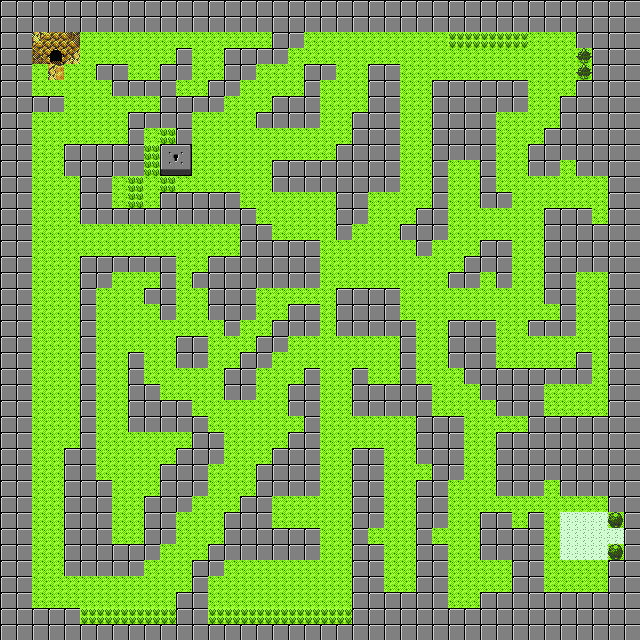

Below is a game level as drawn by its tile map, then a one-line description and the .tmx that defines it (tile-layer data replaced by summaries):
An orthogonal 40x40 tile map with 16x16 px tiles, 3 tile layers (mur, passage, arrive), 2 tilesets.

<map version="1.10" tiledversion="1.11.0" orientation="orthogonal" renderorder="right-down" width="40" height="40" tilewidth="16" tileheight="16" infinite="0" nextlayerid="11" nextobjectid="1">
 <editorsettings>
  <export target="carte..tmx" format="tmx" />
 </editorsettings>
 <tileset firstgid="1" source="default_tiles_x.tsx" />
 <tileset firstgid="65" source="tiles.tsx" />
 <layer id="7" name="mur" width="40" height="40">
  <data>[1600 cells, 815 non-empty, 6 distinct tile ids]</data>
 </layer>
 <layer id="9" name="passage" width="40" height="40">
  <data>[1600 cells, 775 non-empty, 11 distinct tile ids]</data>
 </layer>
 <layer id="10" name="arrive" width="40" height="40">
  <data>[1600 cells, 12 non-empty, 2 distinct tile ids]</data>
 </layer>
</map>
